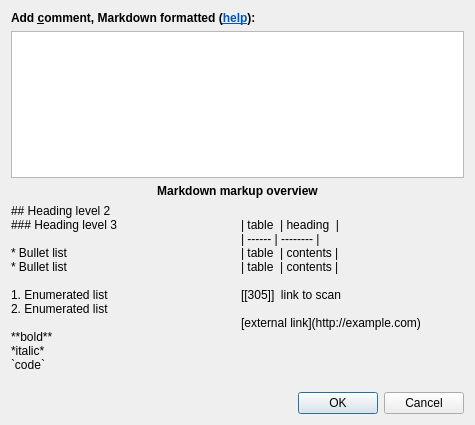
<?xml version="1.0" encoding="UTF-8"?>
<ui version="4.0">
 <class>Dialog</class>
 <widget class="QDialog" name="Dialog">
  <property name="geometry">
   <rect>
    <x>0</x>
    <y>0</y>
    <width>475</width>
    <height>425</height>
   </rect>
  </property>
  <property name="windowTitle">
   <string>Dialog</string>
  </property>
  <layout class="QVBoxLayout" name="verticalLayout">
   <item>
    <widget class="QLabel" name="mdLabel">
     <property name="font">
      <font>
       <weight>75</weight>
       <bold>true</bold>
      </font>
     </property>
     <property name="text">
      <string>Add &amp;amp;comment, Markdown formatted (&lt;a href=&quot;help&quot;&gt;&lt;span style=&quot; text-decoration: underline; color:#0057ae;&quot;&gt;help&lt;/span&gt;&lt;/a&gt;):</string>
     </property>
     <property name="buddy">
      <cstring>freeFormText</cstring>
     </property>
    </widget>
   </item>
   <item>
    <widget class="QPlainTextEdit" name="freeFormText"/>
   </item>
   <item>
    <widget class="QFrame" name="helpFrame">
     <property name="frameShape">
      <enum>QFrame::NoFrame</enum>
     </property>
     <property name="frameShadow">
      <enum>QFrame::Plain</enum>
     </property>
     <layout class="QGridLayout" name="gridLayout">
      <property name="margin">
       <number>0</number>
      </property>
      <item row="0" column="0" colspan="2">
       <widget class="QLabel" name="label_7">
        <property name="sizePolicy">
         <sizepolicy hsizetype="Preferred" vsizetype="Fixed">
          <horstretch>0</horstretch>
          <verstretch>0</verstretch>
         </sizepolicy>
        </property>
        <property name="font">
         <font>
          <weight>75</weight>
          <bold>true</bold>
         </font>
        </property>
        <property name="text">
         <string>Markdown markup overview</string>
        </property>
        <property name="alignment">
         <set>Qt::AlignCenter</set>
        </property>
       </widget>
      </item>
      <item row="1" column="0">
       <widget class="QLabel" name="label_6">
        <property name="text">
         <string>## Heading level 2
### Heading level 3

* Bullet list
* Bullet list

1. Enumerated list
2. Enumerated list

**bold**
*italic*
`code`
</string>
        </property>
        <property name="alignment">
         <set>Qt::AlignLeading|Qt::AlignLeft|Qt::AlignTop</set>
        </property>
        <property name="wordWrap">
         <bool>true</bool>
        </property>
       </widget>
      </item>
      <item row="1" column="1">
       <widget class="QLabel" name="label_8">
        <property name="text">
          <string>
| table  | heading  |
| ------ | -------- |
| table  | contents |
| table  | contents |

[[305]]  link to scan

[external link](http://example.com)</string>
        </property>
        <property name="alignment">
         <set>Qt::AlignLeading|Qt::AlignLeft|Qt::AlignTop</set>
        </property>
        <property name="wordWrap">
         <bool>true</bool>
        </property>
       </widget>
      </item>
     </layout>
    </widget>
   </item>
   <item>
    <widget class="QDialogButtonBox" name="buttonBox">
     <property name="orientation">
      <enum>Qt::Horizontal</enum>
     </property>
     <property name="standardButtons">
      <set>QDialogButtonBox::Cancel|QDialogButtonBox::Ok</set>
     </property>
    </widget>
   </item>
  </layout>
 </widget>
 <tabstops>
  <tabstop>freeFormText</tabstop>
  <tabstop>buttonBox</tabstop>
 </tabstops>
 <resources/>
 <connections>
  <connection>
   <sender>buttonBox</sender>
   <signal>accepted()</signal>
   <receiver>Dialog</receiver>
   <slot>accept()</slot>
   <hints>
    <hint type="sourcelabel">
     <x>224</x>
     <y>406</y>
    </hint>
    <hint type="destinationlabel">
     <x>157</x>
     <y>274</y>
    </hint>
   </hints>
  </connection>
  <connection>
   <sender>buttonBox</sender>
   <signal>rejected()</signal>
   <receiver>Dialog</receiver>
   <slot>reject()</slot>
   <hints>
    <hint type="sourcelabel">
     <x>292</x>
     <y>412</y>
    </hint>
    <hint type="destinationlabel">
     <x>286</x>
     <y>274</y>
    </hint>
   </hints>
  </connection>
 </connections>
</ui>
